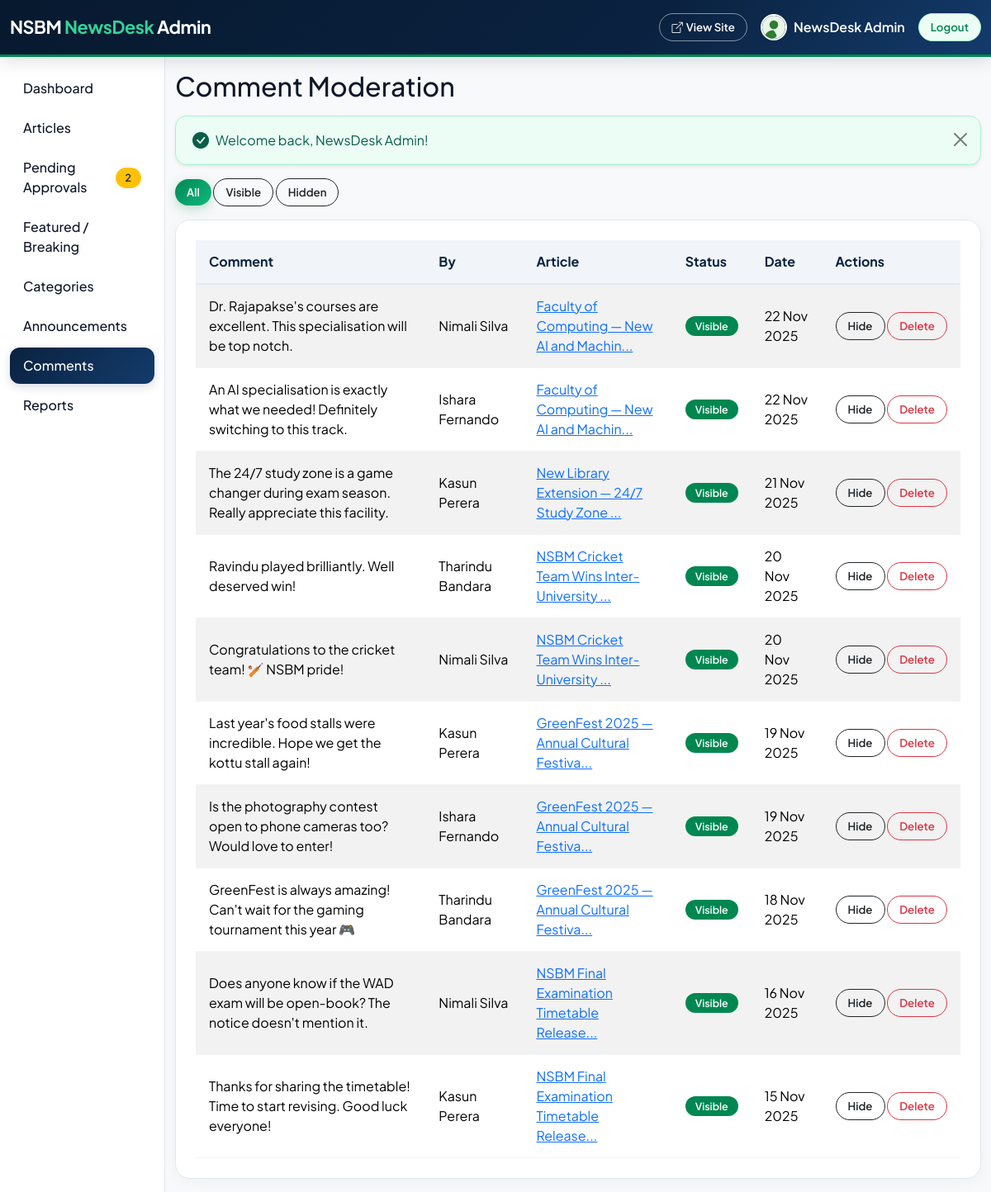
The app's page /admin/comments.php (signed in) with its own data.
### tables this page shows
CREATE TABLE comments (
  id         INT UNSIGNED AUTO_INCREMENT PRIMARY KEY,
  article_id INT UNSIGNED NOT NULL,
  user_id    INT UNSIGNED NOT NULL,
  body       TEXT NOT NULL,
  status     ENUM('visible','hidden') NOT NULL DEFAULT 'visible',
  created_at TIMESTAMP NOT NULL DEFAULT CURRENT_TIMESTAMP,
  CONSTRAINT fk_com_art  FOREIGN KEY (article_id) REFERENCES articles(id) ON DELETE CASCADE,
  CONSTRAINT fk_com_user FOREIGN KEY (user_id)    REFERENCES users(id)    ON DELETE CASCADE
);

CREATE TABLE users (
  id            INT UNSIGNED AUTO_INCREMENT PRIMARY KEY,
  name          VARCHAR(100) NOT NULL,
  student_id    VARCHAR(12)  NOT NULL UNIQUE,
  email         VARCHAR(150) NOT NULL UNIQUE,
  password_hash VARCHAR(255) NOT NULL,
  role          ENUM('admin','student') NOT NULL DEFAULT 'student',
  profile_photo VARCHAR(255) NULL DEFAULT NULL,
  created_at    TIMESTAMP NOT NULL DEFAULT CURRENT_TIMESTAMP
);

CREATE TABLE articles (
  id          INT UNSIGNED AUTO_INCREMENT PRIMARY KEY,
  title       VARCHAR(200) NOT NULL,
  body        TEXT NOT NULL,
  image       VARCHAR(255) NULL,
  category_id INT UNSIGNED NOT NULL,
  author_id   INT UNSIGNED NOT NULL,
  status      ENUM('pending','approved','rejected') NOT NULL DEFAULT 'pending',
  is_featured TINYINT(1) NOT NULL DEFAULT 0,
  is_breaking TINYINT(1) NOT NULL DEFAULT 0,
  views       INT UNSIGNED NOT NULL DEFAULT 0,
  created_at  TIMESTAMP NOT NULL DEFAULT CURRENT_TIMESTAMP,
  updated_at  TIMESTAMP NOT NULL DEFAULT CURRENT_TIMESTAMP ON UPDATE CURRENT_TIMESTAMP,
  INDEX idx_status_date (status, created_at),
  CONSTRAINT fk_art_cat  FOREIGN KEY (category_id) REFERENCES categories(id) ON DELETE RESTRICT,
  CONSTRAINT fk_art_user FOREIGN KEY (author_id)   REFERENCES users(id)      ON DELETE CASCADE
);

### admin/comments.php (the view, shortened to what this page needs)
<?php
require_once __DIR__ . '/../includes/auth.php';
require_once __DIR__ . '/../includes/admin_header.php';
require_once __DIR__ . '/../includes/admin_navbar.php';
$status = $_GET['status'] ?? '';
$where = '';
$params = [];
$st = $pdo->prepare("SELECT m.id, m.body, m.status, m.created_at, u.name, a.id AS aid, a.title
                     FROM comments m
                     JOIN users u ON u.id = m.user_id
                     JOIN articles a ON a.id = m.article_id
                     $where ORDER BY m.created_at DESC LIMIT 200");
$st->execute($params);
$rows = $st->fetchAll();
?>
<div class="mb-3">
  <a class="btn btn-sm <?= $status == '' ? 'btn-green' : 'btn-outline-dark' ?>" href="comments.php">All</a>
  <a class="btn btn-sm <?= $status == 'visible' ? 'btn-green' : 'btn-outline-dark' ?>" href="comments.php?status=visible">Visible</a>
  <a class="btn btn-sm <?= $status == 'hidden' ? 'btn-green' : 'btn-outline-dark' ?>" href="comments.php?status=hidden">Hidden</a>
</div>
<div class="box table-responsive">
  <table class="table table-striped align-middle mb-0">
    <thead class="table-success">
      <tr><th>Comment</th><th>By</th><th>Article</th><th>Status</th><th>Date</th><th>Actions</th></tr>
    </thead>
    <tbody>
      <?php foreach ($rows as $r): ?>
        <tr>
          <td><?= e(excerpt($r['body'], 160)) ?></td>
          <td><?= e($r['name']) ?></td>
          <td><a href="../article.php?id=<?= (int)$r['aid'] ?>" target="_blank"><?= e(excerpt($r['title'], 40)) ?></a></td>
          <td><?= status_badge($r['status']) ?></td>
          <td><?= fmt_date($r['created_at']) ?></td>
          <td class="text-nowrap">
            <form method="post" class="d-inline">
              <button class="btn btn-sm btn-outline-dark"><?= $r['status'] == 'visible' ? 'Hide' : 'Show' ?></button>
            </form>
            <form method="post" class="d-inline" onsubmit="return confirm('Delete this comment?');">
              <button class="btn btn-sm btn-outline-danger">Delete</button>
            </form>
          </td>
        </tr>
      <?php endforeach; ?>
    </tbody>
  </table>
</div>
<?php require __DIR__ . '/../includes/admin_footer.php'; ?>

### includes/auth.php (shortened to what this page needs)
<?php
function e($text) {
    return htmlspecialchars((string)$text, ENT_QUOTES, 'UTF-8');
}
function excerpt($text, $length = 140) {
    $text = trim(strip_tags($text));
    if (mb_strlen($text) > $length) {
        return mb_substr($text, 0, $length) . '...';
    }
    return $text;
}
function fmt_date($date) {
    return date('d M Y', strtotime($date));
}
function status_badge($status) {
    $colors = ['approved' => 'success', 'pending' => 'warning', 'rejected' => 'danger', 'visible' => 'success', 'hidden' => 'secondary'];
    $color = $colors[$status] ?? 'secondary';
    return '<span class="badge bg-' . $color . '">' . e(ucfirst($status)) . '</span>';
}

### assests/css/style.css (style rules this page uses)
:root { --nsbm-navy: #0a2240; --nsbm-navy-dark: #07192f; --nsbm-navy-light: #133b6b; --nsbm-blue-accent: #2563eb; --green: #008751; --dark-green: #006b40; --light-green: #10b981; --green-mint: #34d399; --green-subtle: #ecfdf5; --bg-page: #f8fafc; --card-bg: #ffffff; --border-color: #e2e8f0; --text-main: #0f172a; --text-muted: #64748b; --bs-success: #008751; --bs-success-rgb: 0, 135, 81; --bs-primary: #0a2240; --bs-primary-rgb: 10, 34, 64; }
body { font-family: 'Plus Jakarta Sans', system-ui, -apple-system, BlinkMacSystemFont, "Segoe UI", Roboto, sans-serif; background-color: var(--bg-page); color: var(--text-main); -webkit-font-smoothing: antialiased; }
.btn { border-radius: 50px; font-weight: 600; padding: 8px 20px; font-size: 0.92rem; transition: all 0.25s cubic-bezier(0.16, 1, 0.3, 1); }
.btn-sm { padding: 6px 14px; font-size: 0.83rem; }
.btn-green { background: linear-gradient(135deg, var(--green) 0%, var(--light-green) 100%); color: #ffffff; border: none; box-shadow: 0 4px 14px rgba(0, 135, 81, 0.25); }
.box { background-color: var(--card-bg); border: 1px solid var(--border-color); border-radius: 18px; padding: 24px; box-shadow: 0 4px 20px rgba(10, 34, 64, 0.04); transition: all 0.3s ease; }
.badge { border-radius: 50px; font-weight: 600; padding: 6px 12px; font-size: 0.78rem; }
.table { background-color: var(--card-bg); border-collapse: separate; border-spacing: 0; }
.table thead th { background-color: #f1f5f9; color: var(--nsbm-navy); font-weight: 700; border-bottom: 2px solid var(--border-color); padding: 14px 16px; }
.table tbody td { padding: 14px 16px; border-bottom: 1px solid #f1f5f9; vertical-align: middle; }

### records on screen
comments: body "Dr. Rajapakse's courses are excellent. This specialisation will be top notch.", user.name "Nimali Silva", article.title "Faculty of Computing — New AI and Machin...", status "Visible", created_at "22 Nov 2025", shows "Hide"
comments: body "An AI specialisation is exactly what we needed! Definitely switching to this track.", user.name "Ishara Fernando", article.title "Faculty of Computing — New AI and Machin...", status "Visible", created_at "22 Nov 2025", shows "Hide"
comments: body "The 24/7 study zone is a game changer during exam season. Really appreciate this facility.", user.name "Kasun Perera", article.title "New Library Extension — 24/7 Study Zone ...", status "Visible", created_at "21 Nov 2025", shows "Hide"
comments: body "Ravindu played brilliantly. Well deserved win!", user.name "Tharindu Bandara", article.title "NSBM Cricket Team Wins Inter-University ...", status "Visible", created_at "20 Nov 2025", shows "Hide"
comments: body "Congratulations to the cricket team! 🏏 NSBM pride!", user.name "Nimali Silva", article.title "NSBM Cricket Team Wins Inter-University ...", status "Visible", created_at "20 Nov 2025", shows "Hide"
comments: body "Last year's food stalls were incredible. Hope we get the kottu stall again!", user.name "Kasun Perera", article.title "GreenFest 2025 — Annual Cultural Festiva...", status "Visible", created_at "19 Nov 2025", shows "Hide"
comments: body "Is the photography contest open to phone cameras too? Would love to enter!", user.name "Ishara Fernando", article.title "GreenFest 2025 — Annual Cultural Festiva...", status "Visible", created_at "19 Nov 2025", shows "Hide"
comments: body "GreenFest is always amazing! Can't wait for the gaming tournament this year 🎮", user.name "Tharindu Bandara", article.title "GreenFest 2025 — Annual Cultural Festiva...", status "Visible", created_at "18 Nov 2025", shows "Hide"
comments: body "Does anyone know if the WAD exam will be open-book? The notice doesn't mention it.", user.name "Nimali Silva", article.title "NSBM Final Examination Timetable Release...", status "Visible", created_at "16 Nov 2025", shows "Hide"
comments: body "Thanks for sharing the timetable! Time to start revising. Good luck everyone!", user.name "Kasun Perera", article.title "NSBM Final Examination Timetable Release...", status "Visible", created_at "15 Nov 2025", shows "Hide"

### other values on screen
user()['name'] "NewsDesk Admin"
$link[1] "Dashboard"
$link[1] "Articles"
$link[1] "Pending Approvals"
$pendingCount "2"
$link[1] "Featured / Breaking"
$link[1] "Categories"
$link[1] "Announcements"
$link[1] "Comments"
$link[1] "Reports"
$adminTitle "Comment Moderation"
$f[1] "Welcome back, NewsDesk Admin!"
